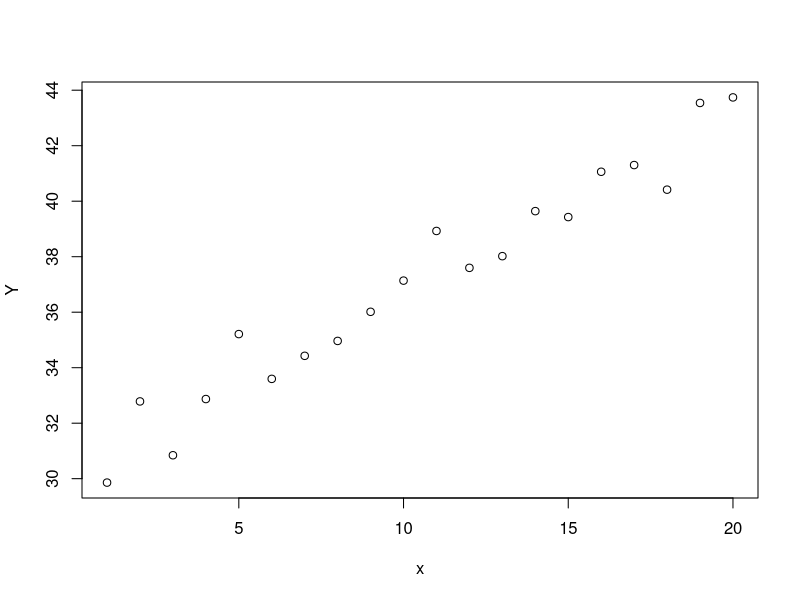
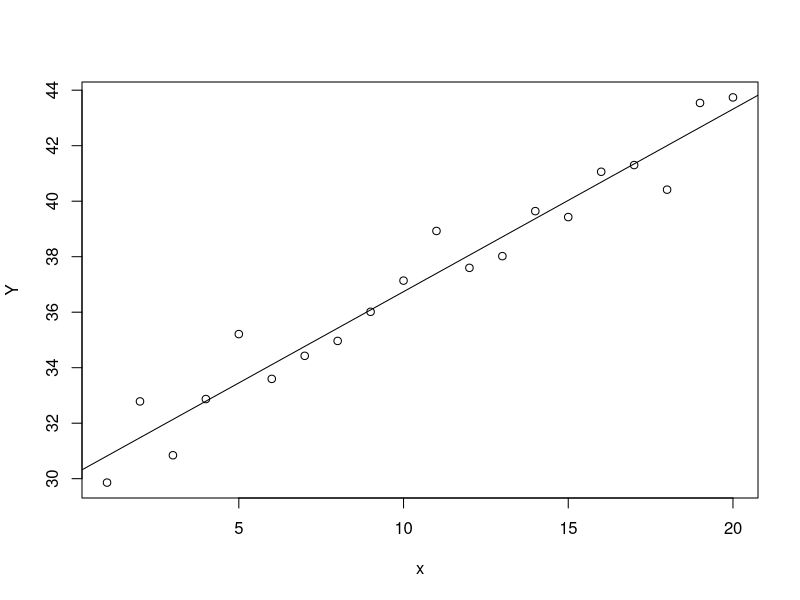
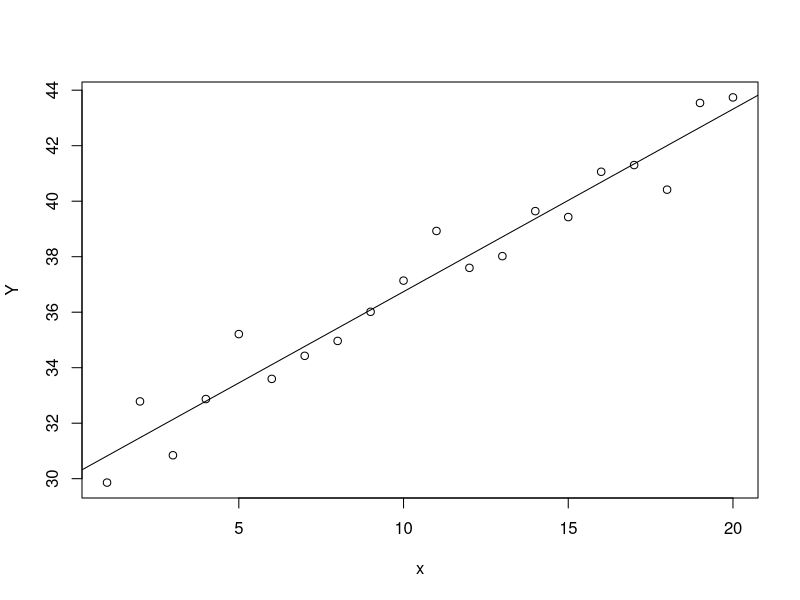
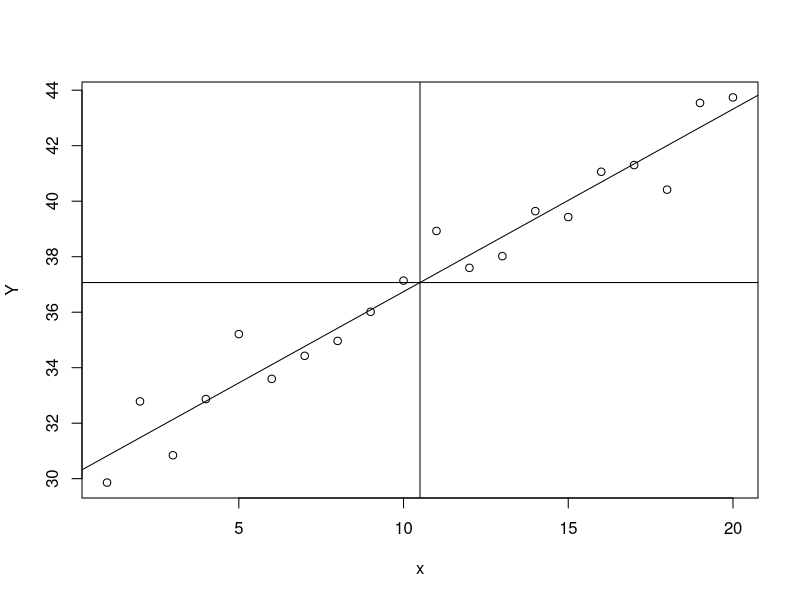
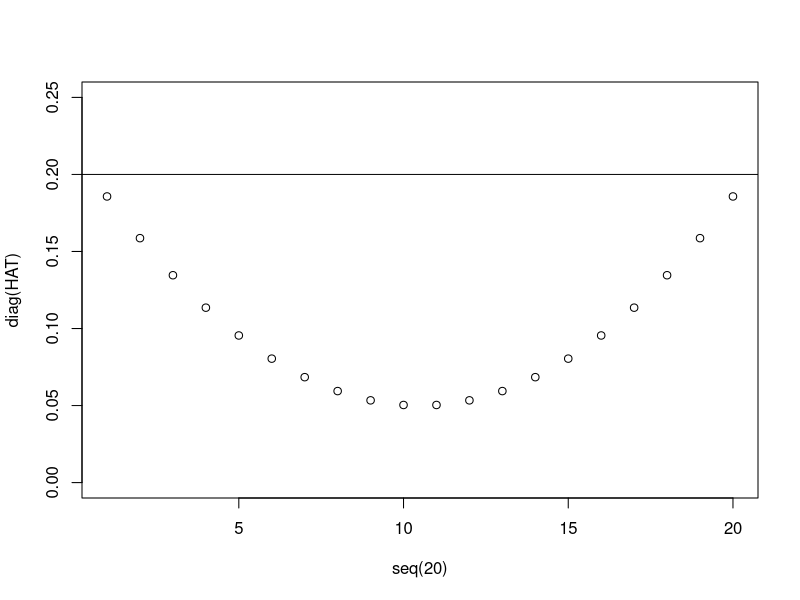
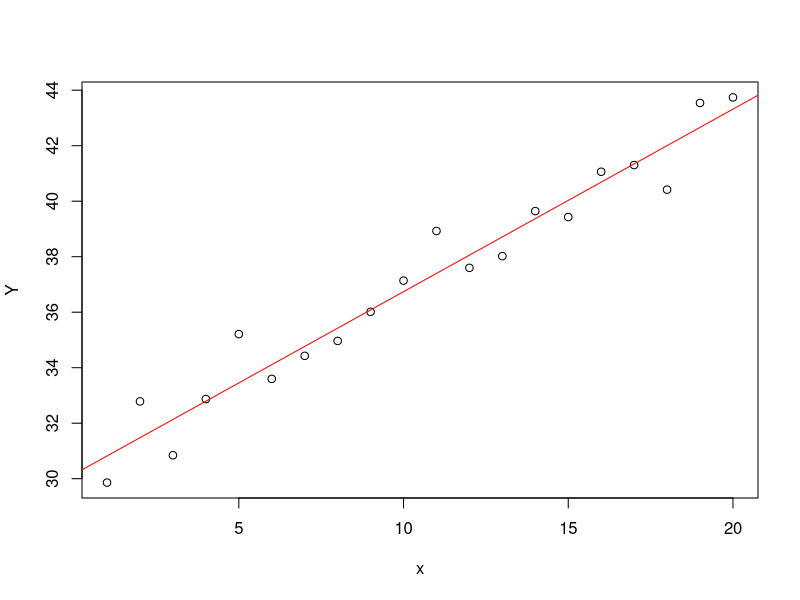
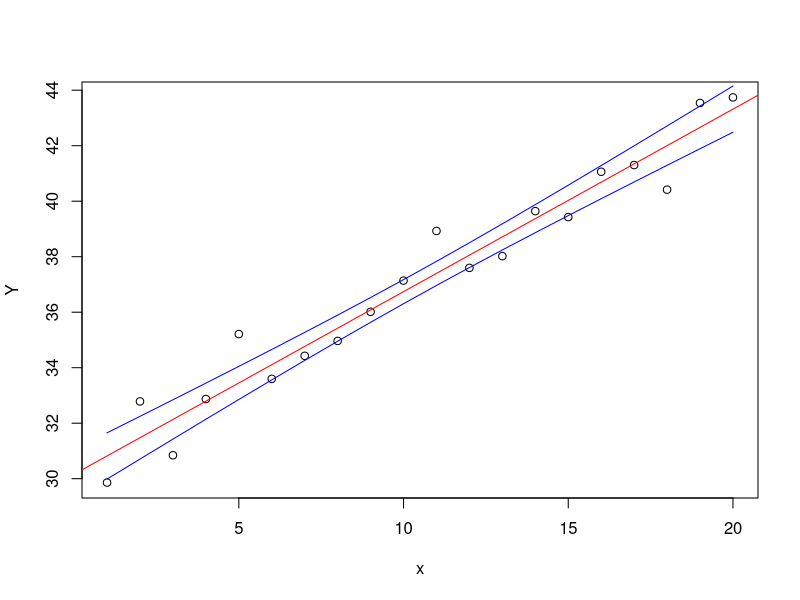
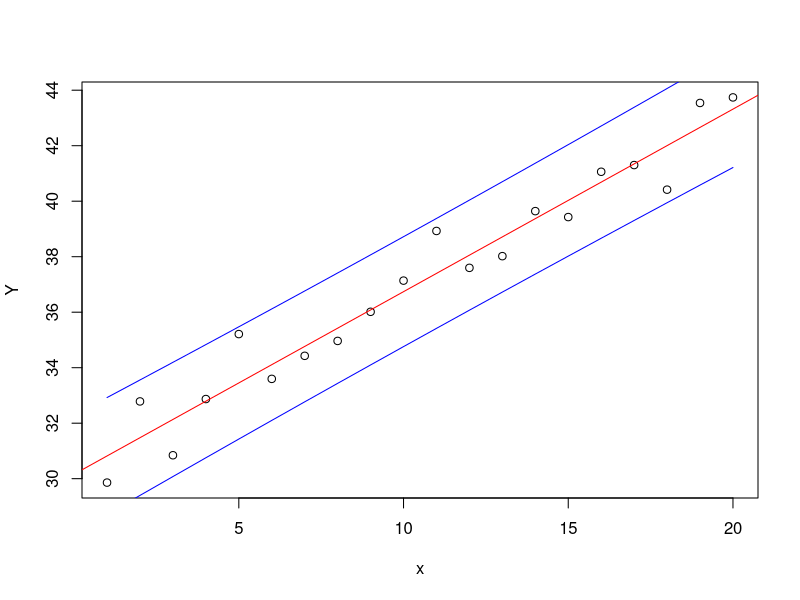

Write the R code that produced these figures, in order. (Note: this script raises an error after producing the figures.)
#pongo semilla aleatoria para que esa generacion de la normal haga lo mismo para todos.
x=seq(1,20)
set.seed(5)
n=length(x)
Y= 30+0.7*x+rnorm(n,0,1)
plot(x,Y)
modelo=lm(Y~x)
modelo #devuelve los ceoficientes del modelo, los beta
sigma(modelo) #estimador de la raiz cuadrada de la varianza residual
#Vamos a intentar reproducir resultados
#construir matriz del modelo

model.matrix(modelo)

###Ajustar el modelo matricialmente
X=cbind(1,x)
X
dim(X)

#estimador maximo verosimil del beta
b=solve(t(X)%*%X)%*%t(X)%*%Y
b

plot(x,Y);abline(modelo)
plot(x,Y);abline(b)

dim(X)
dim(Y)

#vector proyectado en el plano
PX= X%*%solve(t(X)%*%X)%*%t(X)
    
PX%*%Y #proyeccion en el plano, SERIAN LAS PREDICCIONES

I=diag(n) #n= LENGTH X
(I-PX)%*%Y #PROYECCION ORTOCOMPLEMENTARIA, serian los residuos.

cbind(Y,(I-PX)%*%Y+PX%*%Y) #vuelvo al vector de donde comence 
#la suma da el y


(I-PX)%*%Y
resid(modelo)
cbind((I-PX)%*%Y,resid(modelo))
#son los mismos

#calculamos suma de residuos al cuadrado
t((I-PX)%*%Y)%*%((I-PX)%*%Y)
#esto se puede simplificar

t(Y)%*%(I-PX)%*%Y
#suma de los cuadraros de los residuos

#sigma:
#Habria que dividir la SRC por n-p
n=nrow(X)
p=ncol(X)
sigma2=(t(Y)%*%(I-PX)%*%Y)/(n-p)

#otra forma
t(Y)%*%(I-PX)%*%Y/sum(diag(I-PX))
sum(diag(I-PX))#traza de (I-PX)

#modelo
sigma(modelo)^2
#dan lo mismo perfecto



####################3
mibeta=modelo$coefficients
mibeta
micov=vcov(modelo)
micov

#otra forma
mat=(solve(t(X)%*%X))
mvarycov=0.846*mat
#no me deja escirbir sigma por eso pongo 0.846

plot(x,Y);abline(b);abline(h=mean(Y),v=mean(x))
#la recta de regresion para por el punto donde se juntan las medias

#errores estandares
EEbeta=sqrt(diag(micov))

cbind(mibeta,EEbeta)

#Para estos se hace una prueba T
miT=mibeta/EEbeta
miT#valor del estadistico t para la prueba de hipotesis de que bo b1 son ceros

pvalue=(1-pt(miT,sum(diag(I-PX))))*2
pvalue=(1-pt(miT,(n-p)))*2
pvalue

cbind(mibeta,EEbeta,miT,pvalue)

miSummary=summary(modelo)
miSummary$coefficients
#son lomismo!!!!!  

#######queremos predecir un valor particular
predict(modelo,newdata=data.frame(x=5.5))

####################################
#23/09/2020

vcov(modelo)

solve(t(X)%*%X)*(sigma(modelo)^2)
#poner X mayuscula, da la matriz de los beta

HAT= X%*%solve(t(X)%*%X)%*%t(X)
HAT

HAT%*%Y #es la proyeccion o predichos

covHat=HAT*sigma(modelo)^2 #covarianza de valores esperados
covHat
dim(covHat)

#leverage cada uno de los elementos diagonales de esta matriz
#p es el numero de columnas de x

#si el leverage es mayor que lo siguiente es un leverage grande
sum(diag(HAT))*2/n# esto es 
p*2/n
#da 0,2

plot(seq(20),diag(HAT), ylim =c(0,0.25))
abline(h=0.2)
#vemos que ningun leverage supera esa linea
#por lo tanto no debemos preocuparnos por leverage

plot(x,Y);abline(b, col="red")
#construir intervalo de confianza para cada valor distinto de x
#para cada valor de x dos puntitos que limitan el intervalo de confianza para x
#como se construye, el intervalo de confianza de la media de y para un valor de x
#calcular el error estandar de y y multiplcarlo por el valor correspondiente.
# y esa varianza sale de covHat
#es la matriz de varianza y covarianza de los y sombrero
#los elementos diagonales son las varianzas de los valores esperados

diag(covHat)
#estas son las varianzas de y sombero

sqrt(diag(covHat))
#sigmas
YHAT=HAT%*%Y

LI=YHAT-qt(0.975,(n-p))*sqrt(diag(covHat))
LS=YHAT+qt(0.975,(n-p))*sqrt(diag(covHat))

#AHORA PLOTEO Y AGREGO LOS LIMITES
plot(x,Y);abline(b, col="red")
points(x,LI,type="l", col="blue")
points(x,LS,type="l", col="blue")
#salen graficados los limites de confianza

#si queremos intervalos de prediccion
# a esa varianza, le sumamos sigma cuadrado
LIP=YHAT-qt(0.975,(n-p))*sqrt(diag(covHat)+sigma(modelo)^2)
LSP=YHAT+qt(0.975,(n-p))*sqrt(diag(covHat)+sigma(modelo)^2)

plot(x,Y);abline(b, col="red")
points(x,LIP,type="l", col="blue")
points(x,LSP,type="l", col="blue")

#PLOTEA TODO JUNTO
plot(x,Y);abline(b, col="red")
points(x,LI,type="l", col="blue")
points(x,LS,type="l", col="blue")
points(x,LIP,type="l", col="brown")
points(x,LSP,type="l", col="brown")

#no contienen a los puntos, en esa region esta la verdadera media
#la verdadera media esta con un 95% de confianza en ese rango (azul)
#bandas de prediccion son para los datos no para la media, la de confianza es para la media

#confianza asociada a prediccion
confianza=0.99
c=qt(1-(1-confianza)/2,n-p)
LI=YHat-c*sqrt(diag(covYHat))
LS=YHat+c*sqrt(diag(covYHat))

LIp=YHat-c*sqrt(diag(covYHat)+sigma(modelo)^2)
LSp=YHat+c*sqrt(diag(covYHat)+sigma(modelo)^2)

plot(x,Y);abline(b,col="red")
points(x,LI,type="l",col="blue")
points(x,LS,type="l",col="blue")
points(x,LIp,type="l",col="brown")
points(x,LSp,type="l",col="brown")

